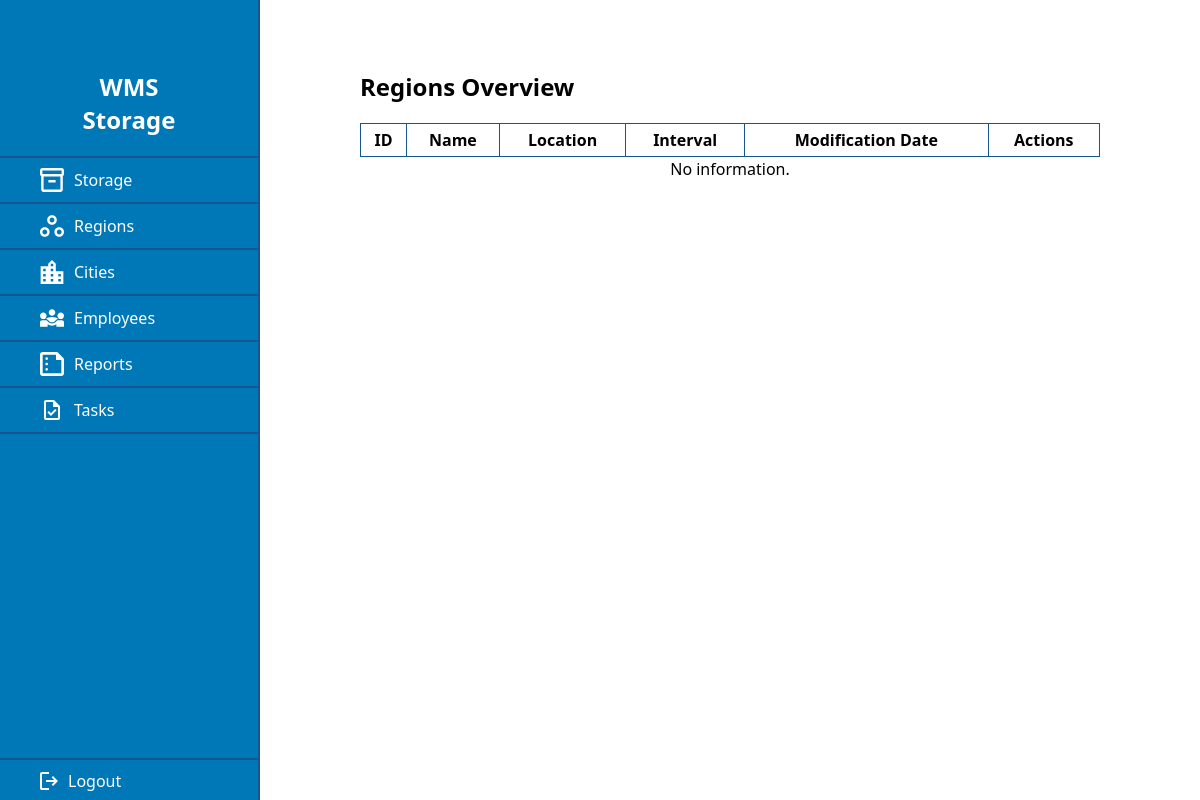
/view/regions/regions.php (signed in), run on an earlier commit of the app's database.
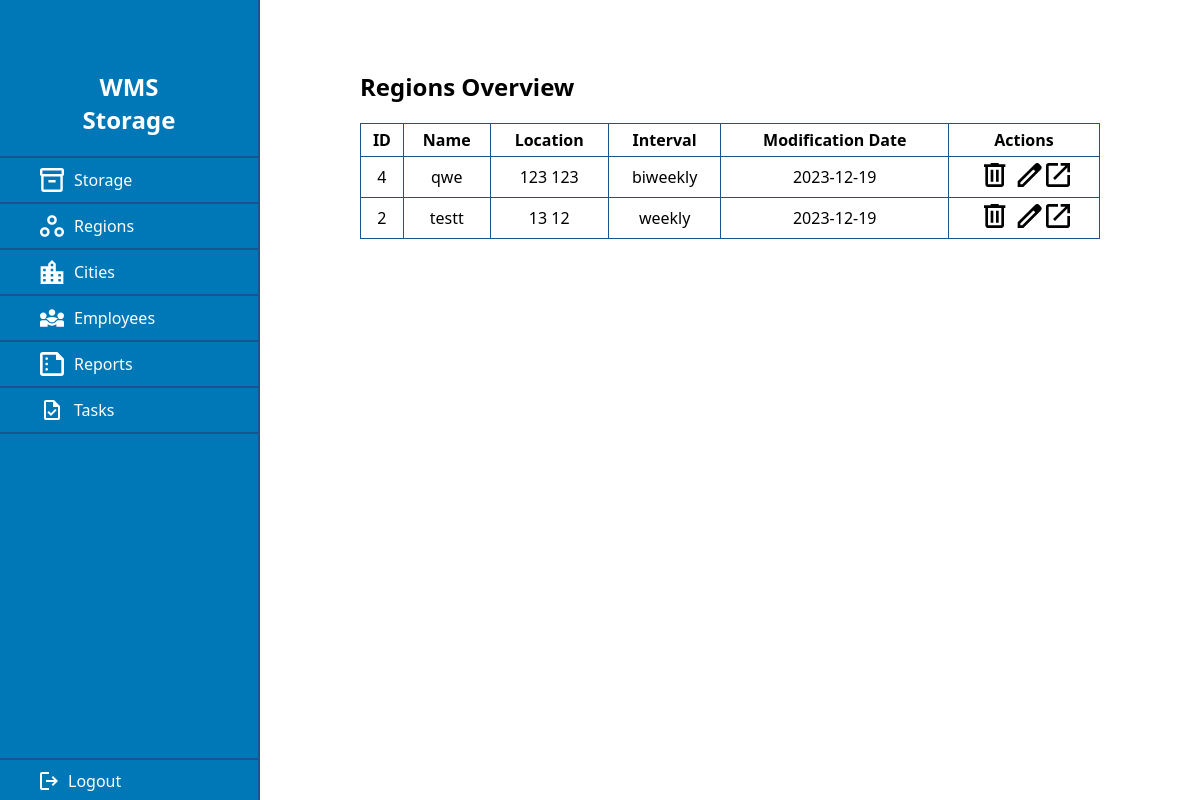
And on a later commit of the database.
### tables this page shows
CREATE TABLE `regions` (
  `id` int(11) NOT NULL,
  `name` varchar(256) NOT NULL,
  `lat` int(11) NOT NULL,
  `lon` int(11) NOT NULL,
  `collection_interval` varchar(100) NOT NULL,
  `threshold` int(11) NOT NULL,
  `budget` int(11) NOT NULL,
  `modification_date` date NOT NULL
);

### controller/ControllerRegions.php (called while the page is built, shortened)
<?php
class ControllerRegions
{
    private $entity;
    public function __construct()
    {
        $this->entity = new Region();
    }
    public function getAllRecords()
    {
        $queryResult =  $this->entity->getAll();
        if ($queryResult->num_rows > 0) {
            $fetchResult = $queryResult->fetch_all(MYSQLI_ASSOC);
            return $fetchResult;
        }
        return false;
    }
}

### model/Region.php (called while the page is built, shortened)
<?php
class Region
{
    private $db;
    private $table = 'regions';
    public function __construct()
    {
        $this->db = new Database();
    }
    public function getAll()
    {
        try {
            $result = $this->db->queryRaw("SELECT * FROM $this->table");
            return $result;
        } catch (Exception $e) {
            var_dump($e->getMessage());
            return $e;
        }
        return false;
    }
}

### database/index.php (called while the page is built, shortened)
<?php
class Database
{
    private $connection;
    public function __construct(String $username = Constants::DB_USER, String $password = Constants::DB_PASSWORD)
    {
        $this->connection = new mysqli(Constants::DB_HOST, $username, $password, Constants::DB_NAME);
    }
    public function queryRaw(String $query): mysqli_result|String
    {
        try {
            return $this->connection->query($query);
        } catch (Exception $e) {
            return $e->getMessage();
        }
    }
}
?>

### view/regions/regions.php (the view, shortened to what the changed rows need)
<?php
$controller = new ControllerRegions();
$records = $controller->getAllRecords();
$records = is_array($records) ? $records : [];
function editActionHTML($id)
{
    return  "
        <td class='storage-table-data'>
        <button class='storage-table-data-delete-btn' onclick='deleteItem($id)'>
            <svg width='22' height='24' viewBox='0 0 22 24' fill='none' xmlns='http://www.w3.org/2000/svg'>
                <path d='M4 24C3.26667 24 2.63889 23.7389 2.11667 23.2167C1.59444 22.6944 1.33333 22.0667 1.33333 21.3333V4H0V1.33333H6.66667V0H14.6667V1.33333H21.3333V4H20V21.3333C20 22.0667 19.7389 22.6944 19.2167 23.2167C18.6944 23.7389 18.0667 24 17.3333 24H4ZM17.3333 4H4V21.3333H17.3333V4ZM6.66667 18.6667H9.33333V6.66667H6.66667V18.6667ZM12 18.6667H14.6667V6.66667H12V18.6667Z' fill='black'/>
            </svg>
        </button>
        <a href='./regions_review.php?edit=true&id=$id'>
            <svg width='25' height='24' viewBox='0 0 25 24' fill='none' xmlns='http://www.w3.org/2000/svg'>
                <path
                    d='M3.33341 21.3333H5.23342L18.2667 8.3L16.3667 6.4L3.33341 19.4333V21.3333ZM0.666748 24V18.3333L18.2667 0.766667C18.5334 0.522222 18.8279 0.333333 19.1501 0.2C19.4723 0.0666667 19.8112 0 20.1667 0C20.5223 0 20.8667 0.0666667 21.2001 0.2C21.5334 0.333333 21.8223 0.533333 22.0667 0.8L23.9001 2.66667C24.1667 2.91111 24.3612 3.2 24.4834 3.53333C24.6056 3.86667 24.6667 4.2 24.6667 4.53333C24.6667 4.88889 24.6056 5.22778 24.4834 5.55C24.3612 5.87222 24.1667 6.16667 23.9001 6.43333L6.33342 24H0.666748ZM17.3001 7.36667L16.3667 6.4L18.2667 8.3L17.3001 7.36667Z'
                    fill='black' />
            </svg>
        </a>
        <a href='./regions_review.php?id=$id'>
            <svg width='24' height='24' viewBox='0 0 24 24' fill='none' xmlns='http://www.w3.org/2000/svg'>
                <path
                    d='M2.66667 24C1.93333 24 1.30556 23.7389 0.783333 23.2167C0.261111 22.6944 0 22.0667 0 21.3333V2.66667C0 1.93333 0.261111 1.30556 0.783333 0.783333C1.30556 0.261111 1.93333 0 2.66667 0H12V2.66667H2.66667V21.3333H21.3333V12H24V21.3333C24 22.0667 23.7389 22.6944 23.2167 23.2167C22.6944 23.7389 22.0667 24 21.3333 24H2.66667ZM8.93333 16.9333L7.06667 15.0667L19.4667 2.66667H14.6667V0H24V9.33333H21.3333V4.53333L8.93333 16.9333Z'
                    fill='black' />
            </svg>
        </a>
    </td>";
}
?>
<!DOCTYPE html>
<html lang="en">
<head>
    <link rel="stylesheet" href="../../css/index.css">
</head>
<body>
    <?php include("../header.php"); ?>
    <main class="storage-main">
        <h2 class="storage-header">Regions Overview</h2>
        <section class="storage-table-wrapper">
            <table class="storage-table">
                <tr class="storage-table-header">
                    <th class="storage-table-header-data">ID</th>
                    <th class="storage-table-header-data">Name</th>
                    <th class="storage-table-header-data">Location</th>
                    <th class="storage-table-header-data">Interval</th>
                    <th class="storage-table-header-data">Modification Date</th>
                    <th class="storage-table-header-data">Actions</th>
                </tr>
                <?php
                if (sizeof($records) > 0) {
                    $records = array_reverse($records);
                    foreach ($records as $record) {
                        $id = $record['id'];
                        $name = $record['name'];
                        $coordinates = $record['lat'] . " " . $record['lon'];
                        $collection_interval = $record['collection_interval'];
                        $date = $record['modification_date'];
                        echo "<tr>";
                        echo "<td class='storage-table-data'>$id</td>";
                        echo "<td class='storage-table-data'>$name</td>";
                        echo "<td class='storage-table-data'>$coordinates</td>";
                        echo "<td class='storage-table-data'>$collection_interval</td>";
                        echo "<td class='storage-table-data'>$date</td>";
                        echo editActionHTML($id);
                        echo "</tr>";
                    }
                } else {
                    echo "<tr><td colspan='12' align='center'>No information.</td></tr>";
                }
                ?>
            </table>
        </section>
    </main>
</body>
</html>

What changed in the data, as far as the page shows it:
added regions: id "4", name "qwe", coordinates "123 123", collection_interval "biweekly", modification_date "2023-12-19"
added regions: id "2", name "testt", coordinates "13 12", collection_interval "weekly", modification_date "2023-12-19"
Also different on the page:
text no longer shown: "No information."
